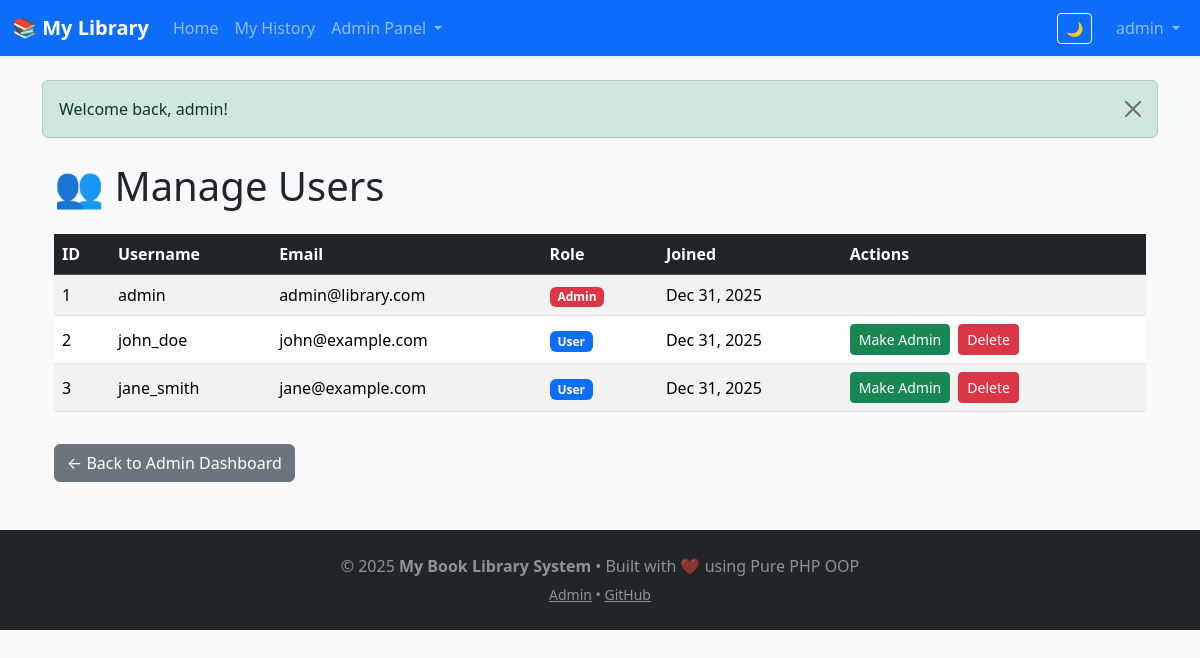
The page /admin/users.php (signed in) on the database its author committed.
### tables this page shows
CREATE TABLE users (
    id INT AUTO_INCREMENT PRIMARY KEY,
    username VARCHAR(50) UNIQUE NOT NULL,
    email VARCHAR(100) UNIQUE NOT NULL,
    password VARCHAR(255) NOT NULL,
    role ENUM('user', 'admin') DEFAULT 'user',
    created_at TIMESTAMP DEFAULT CURRENT_TIMESTAMP
);

### src/Library.php (called while the page is built, shortened)
<?php
class Library
{
    private \PDO $pdo;
    public function __construct() {
        $config = include __DIR__ . '/../config/database.php';
        $dsn = "mysql:host={$config['host']};dbname={$config['dbname']};charset={$config['charset']}";
        $options = [
            \PDO::ATTR_ERRMODE            => \PDO::ERRMODE_EXCEPTION,
            \PDO::ATTR_DEFAULT_FETCH_MODE => \PDO::FETCH_ASSOC,
            \PDO::ATTR_EMULATE_PREPARES   => false,
        ];
        try {
            $this->pdo = new \PDO($dsn, $config['username'], $config['password'], $options);
        } catch (\PDOException $e) {
            die("Database connection failed: " . $e->getMessage());
        }
        $this->loadAllBooks();
    }
    public function getPdo(): \PDO
    {
        return $this->pdo;
    }
    private function loadAllBooks(): void
    {
        $stmt = $this->pdo->query("SELECT * FROM books ORDER BY title");
        while ($row = $stmt->fetch()) {
            $book = Book::fromArray($row);
        }
    }
}

### src/Book.php (called while the page is built, shortened)
<?php
class Book
{
    protected string $id;
    public function __construct(
        string $title,
        string $author,
        int $year,
        int $totalCopies = 1,
        ?string $coverImage = null,
        string $category = 'Uncategorized',
        ?string $id = null
    ) {
        $this->id = $id ?? uniqid('book_', true);
        $this->totalCopies = max(1, $totalCopies);
    }
    public function getId(): string
    {
        return $this->id;
    }
    public static function fromArray(array $data): self
    {
        $book = new self(
            $data['title'],
            $data['author'],
            $data['year'],
            $data['total_copies'] ?? 1,
            $data['cover_image'] ?? null,
            $data['category'] ?? 'Uncategorized',
            $data['id'] ?? null
        );
        $book->availableCopies = $data['available_copies'] ?? $book->totalCopies;
        return $book;
    }
}

### admin/users.php (the view, shortened to what this page needs)
<?php
require_once __DIR__ . '/../includes/functions.php';
$library = new Library();
$stmt = $library->getPdo()->query("SELECT id, username, email, role, created_at FROM users ORDER BY created_at DESC");
$users = $stmt->fetchAll();
include '../views/header.php';
?>
<div class="container mt-4">
    <h1 class="mb-4">👥 Manage Users</h1>
    <div class="table-responsive">
        <table class="table table-striped table-hover align-middle">
            <thead class="table-dark">
                <tr>
                    <th>ID</th>
                    <th>Username</th>
                    <th>Email</th>
                    <th>Role</th>
                    <th>Joined</th>
                    <th>Actions</th>
                </tr>
            </thead>
            <tbody>
                <?php foreach ($users as $user): ?>
                <tr>
                    <td><?= htmlspecialchars($user['id']) ?></td>
                    <td><?= htmlspecialchars($user['username']) ?></td>
                    <td><?= htmlspecialchars($user['email']) ?></td>
                    <td>
                        <span class="badge <?= $user['role'] === 'admin' ? 'bg-danger' : 'bg-primary' ?>">
                            <?= ucfirst($user['role']) ?>
                        </span>
                    </td>
                    <td><?= date('M j, Y', strtotime($user['created_at'])) ?></td>
                    <td>
                        <?php if ($user['role'] === 'user'): ?>
                            <a href="users.php?action=make_admin&id=<?= $user['id'] ?>"
                               class="btn btn-sm btn-success"
                               onclick="return confirm('Promote to Admin?')">Make Admin</a>
                        <?php elseif ($user['role'] === 'admin' && $user['id'] != $_SESSION['user_id']): ?>
                            <a href="users.php?action=remove_admin&id=<?= $user['id'] ?>"
                               class="btn btn-sm btn-warning"
                               onclick="return confirm('Remove Admin rights?')">Remove Admin</a>
                        <?php endif; ?>
                        <?php if ($user['id'] != $_SESSION['user_id']): ?>
                            <a href="users.php?action=delete&id=<?= $user['id'] ?>"
                               class="btn btn-sm btn-danger ms-1"
                               onclick="return confirm('Delete this user permanently? All their data will be lost.')">Delete</a>
                        <?php endif; ?>
                    </td>
                </tr>
                <?php endforeach; ?>
            </tbody>
        </table>
    </div>
    <a href="index.php" class="btn btn-secondary mt-3">← Back to Admin Dashboard</a>
</div>
<?php include '../views/footer.php'; ?>

### views/header.php (style rules this page uses)
body { background-color: #f8f9fa; }

### rows shown on the page
users: id "1", username "admin", email "admin@library.com", role "Admin", created_at "Dec 31, 2025"
users: id "2", username "john_doe", email "john@example.com", role "User", created_at "Dec 31, 2025"
users: id "3", username "jane_smith", email "jane@example.com", role "User", created_at "Dec 31, 2025"

### other values the page prints
Auth::user() "admin"
$msg['text'] "Welcome back, admin!"
